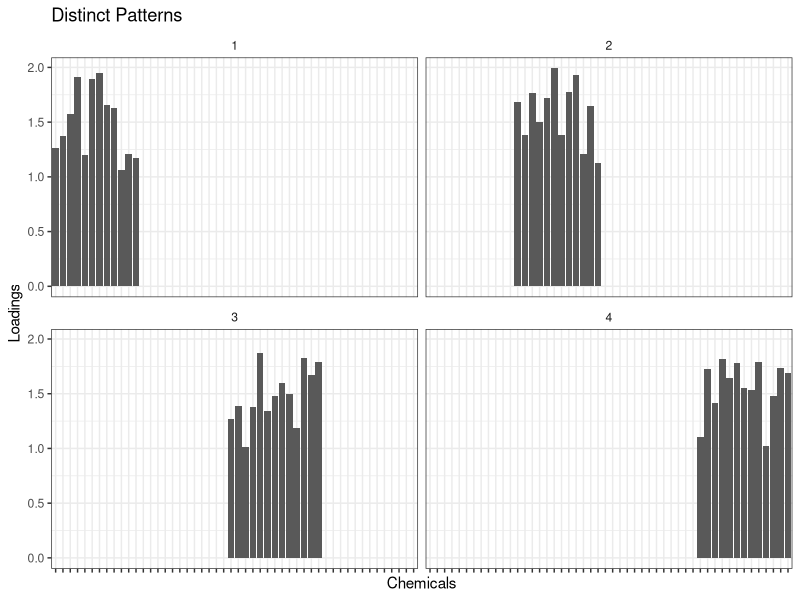
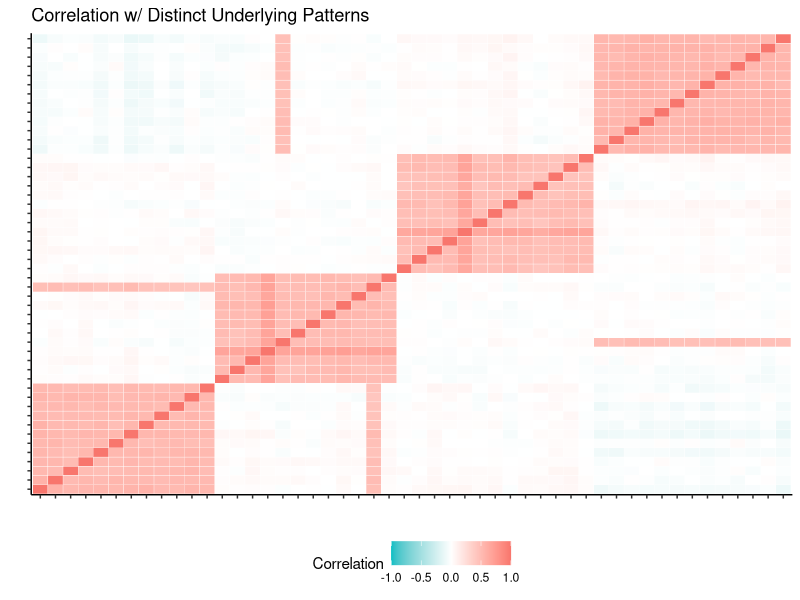
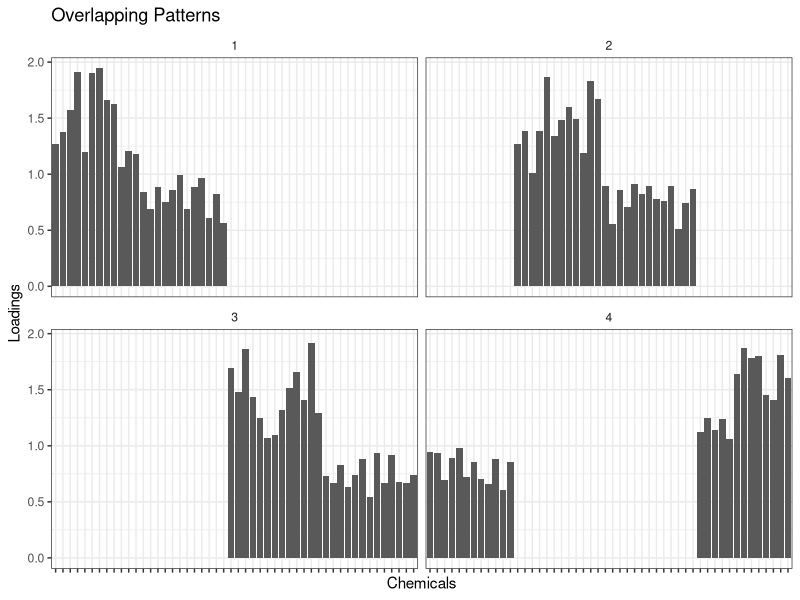
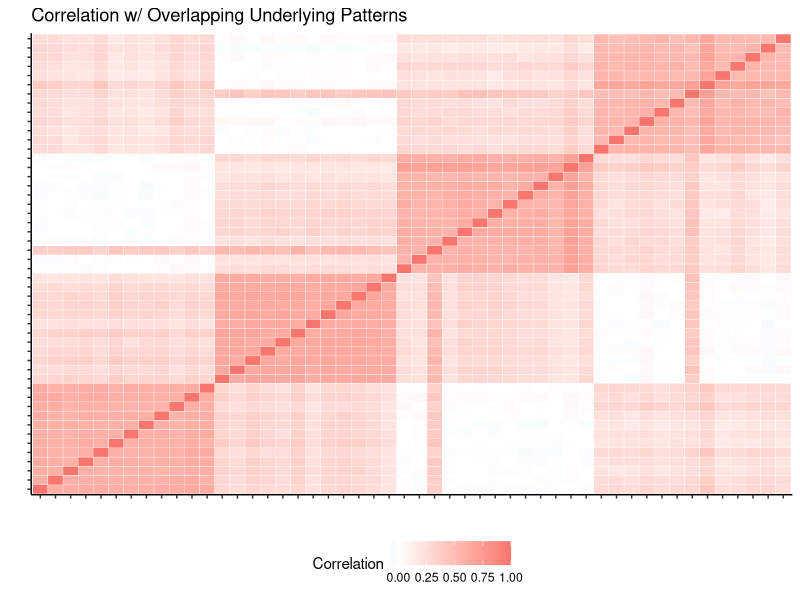
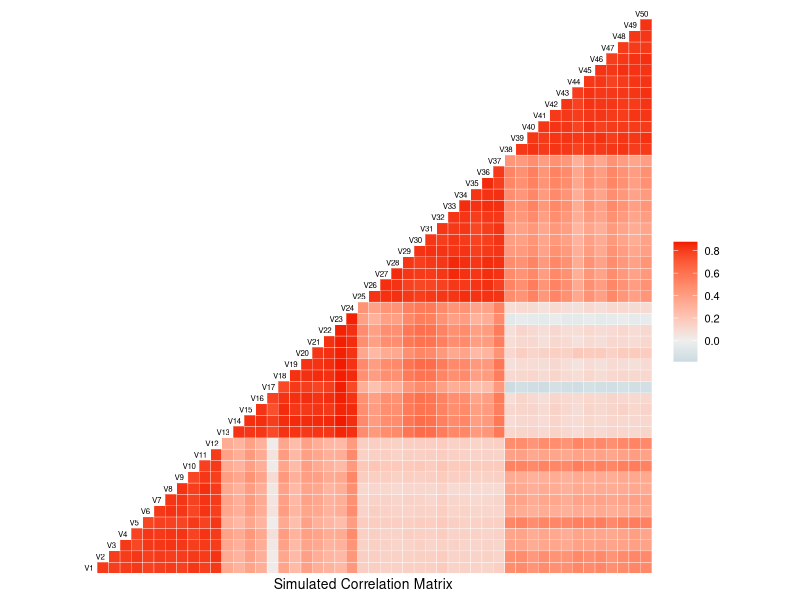

These figures' R source, in order: (Note: this script raises an error after producing the figures.)
## ---- chunk 1
options(scipen = 999)
library(reshape2) # melt
library(MASS) # mvrnorm
library(tidyverse)
library(GGally)
## ---- chunk 2
## Construct a matrix for 4 TRUE exposure patterns
## replace runif between 0--0.2 with rep 0
create_patterns_dist <- function (seed) {
  set.seed(seed)
  patterns_dist <- 
    rbind(c(runif(12, 1, 2),   rep(0, 38)),
          c(rep(0, 12),        runif(12, 1, 2),   rep(0, 26)),
          c(rep(0, 24),                           runif(13, 1, 2),  rep(0, 13)),
          c(rep(0, 37), runif(13, 1, 2)))
  patterns_dist
}

patterns_dist_iter <- tibble(seed = 1:100) %>% 
 mutate(true_patterns = map(seed, create_patterns_dist))
## ---- chunk 3
patterns_dist_iter$true_patterns[[1]] %>% as_tibble() %>% 
  mutate(Pattern = 1:4) %>% 
  dplyr::select(Pattern, everything()) %>% 
  gather(key = Chemicals, value = Loadings, -Pattern) %>% 
  mutate(Chemicals = fct_inorder(Chemicals)) %>%
  ggplot(aes(x = Chemicals, y = Loadings)) + geom_col() +
  facet_wrap(.~Pattern) + theme_bw() +
  theme(axis.text.x = element_blank(),
        strip.background = element_blank()) +
  labs(title = "Distinct Patterns")
## ---- chunk 4
create_scores_dist <- function (seed) {
  scores_dist <- matrix(nrow = 1000, ncol = 4)
  set.seed(seed)
  scores_dist <- exp(mvrnorm(n = 1000, mu = rep(1, 4), # mu = rnorm(4, mean = 1), 
                          Sigma = diag(rep(1, 4)))) # Independent log normal dist
  scores_dist
}

scores_dist_iter <- patterns_dist_iter %>% 
 mutate(true_scores = map(seed, create_scores_dist))
## ---- chunk 5
sim_dist <- scores_dist_iter %>% 
  mutate(chem = map2(true_scores, true_patterns, `%*%`))
## ---- chunk 6
add_noise <- function (seed, chemx) {
  noise <- list(mean = 0, var = apply(chemx, 2, var)/4)
  #noise <- list(mean = 0, var = rep(100, 50))
  set.seed(seed)
  chem_dist <- pmax(chemx + 
                      mvrnorm(n = 1000, mu = rep(0, 50), 
                                        Sigma = diag(noise$var)), 0)	
  chem_dist
}

sim_dist <- sim_dist %>% 
 mutate(sim = map2(seed, chem, add_noise))
## ---- chunk 7
dist <- sim_dist$sim[[2]]
melt(cor(dist, method = "spearman")) %>% 
  as_tibble() %>% 
  rename(Correlation = value) %>% 
  mutate(Var1 = as.factor(Var1),
         Var2 = as.factor(Var2)) %>% 
  ggplot(aes(x = Var1, y = Var2)) +
  geom_tile(aes(fill = Correlation), colour = "white") +
  scale_fill_gradient2(low = "#00BFC4", mid = "white", high = "#F8766D",
                       midpoint = 0,
                       na.value = "transparent", limits = c(-1, 1)) +
  theme_classic() + labs(x = "", y = "") +
  theme(axis.text = element_blank(),
        legend.position = "bottom") + 
  ggtitle("Correlation w/ Distinct Underlying Patterns")
## ---- chunk 8
# replace runif 0-0.2 with rep 0
create_patterns_over <- function (seed) {
  set.seed(seed)
  patterns_cor <-
    rbind(c(runif(12, 1, 2),   runif(12, 0.5, 1), rep(0, 26)),
          c(rep(0, 12),        runif(12, 1, 2),   runif(13, 0.5, 1), rep(0, 13)),
          c(rep(0, 24),                           runif(13, 1, 2),   runif(13, 0.5, 1)),
          c(runif(12, 0.5, 1), rep(0, 25),        runif(13, 1, 2)))
  patterns_cor
}

patterns_over_iter <- tibble(seed = 1:100) %>% 
 mutate(true_patterns = map(seed, create_patterns_over))
## ---- chunk 9
patterns_over_iter$true_patterns[[1]] %>% as_tibble() %>% 
  mutate(Pattern = 1:4) %>% 
  dplyr::select(Pattern, everything()) %>% 
  gather(key = Chemicals, value = Loadings, -Pattern) %>% 
  mutate(Chemicals = fct_inorder(Chemicals)) %>%
  ggplot(aes(x = Chemicals, y = Loadings)) + geom_col() +
  facet_wrap(.~Pattern) + theme_bw() +
  theme(axis.text.x = element_blank(),
        strip.background = element_blank()) +
  labs(title = "Overlapping Patterns")
## ---- chunk 10
sim_over <- scores_dist_iter %>% 
  dplyr::select(seed, true_scores) %>% 
  full_join(., patterns_over_iter) %>% 
  mutate(chem = map2(true_scores, true_patterns, `%*%`))
## ---- chunk 11
sim_over <- sim_over %>% 
 mutate(sim = map2(seed, chem, add_noise))
## ---- chunk 12
over <- sim_over$sim[[1]]

melt(cor(over, method = "spearman")) %>% 
  as_tibble() %>% 
  rename(Correlation = value) %>% 
  mutate(Var1 = as.factor(Var1),
         Var2 = as.factor(Var2)) %>% 
  ggplot(aes(x = Var1, y = Var2)) +
  geom_tile(aes(fill = Correlation), colour = "white") +
  scale_fill_gradient2(low = "#00BFC4", high = "#F8766D") +
  theme_classic() + labs(x = "", y = "") +
  theme(axis.text = element_blank(),
        legend.position = "bottom") + 
  ggtitle("Correlation w/ Overlapping Underlying Patterns")
## ---- chunk 13
create_scores_cor <- function (seed) {
  scores_cor <- matrix(nrow = 1000, ncol = 4)
  cov <- matrix( c(1,    0.25, 0.15, 0.15,
                  0.25, 1,    0.15, 0.15,
                  0.15, 0.15, 1,    0.25,
                  0.15, 0.15, 0.25, 1), nrow = 4)
  
  set.seed(seed)
  scores_cor <- exp(mvrnorm(n = 1000, mu = rep(1, 4), 
                          Sigma = cov)) # dists are kind of DEPENDENT
  }

scores_cor_iter <- patterns_over_iter %>% 
 mutate(true_scores = map(seed, create_scores_cor))
## ---- chunk 14
sim_cor <- scores_cor_iter %>% 
  dplyr::select(seed, true_scores) %>% 
  full_join(., patterns_over_iter) %>% 
  mutate(chem = map2(true_scores, true_patterns, `%*%`))
## ---- chunk 15
sim_cor <- sim_cor %>% 
 mutate(sim = map2(seed, chem, add_noise))
## ---- chunk 16
simm <- sim_cor$sim[[1]]

ggcorr(as_tibble(simm), limits = FALSE,
       hjust = 0.85, size = 2, layout.exp = 1) +
  labs(x = "Simulated Correlation Matrix") +
  theme_minimal(base_size = 10)
## ---- chunk 17
sim_noise <- rbind(sim_dist %>% mutate(data = "Distinct"),
      sim_over %>% mutate(data = "Overlapping"),
      sim_cor %>% mutate(data = "Correlated"))
  
sim_noise

# for (i in 1:nrow(sim_dgp_rep1)) {
#   write_csv(as_tibble(sim_dgp_rep1$sim[[i]]), paste0("./Sims/dgp_rep1/sim_dgp_rep1_", i, ".csv"))
# }

save(sim_noise, file = "./Results/Simulations/sim_noise.RDA")
